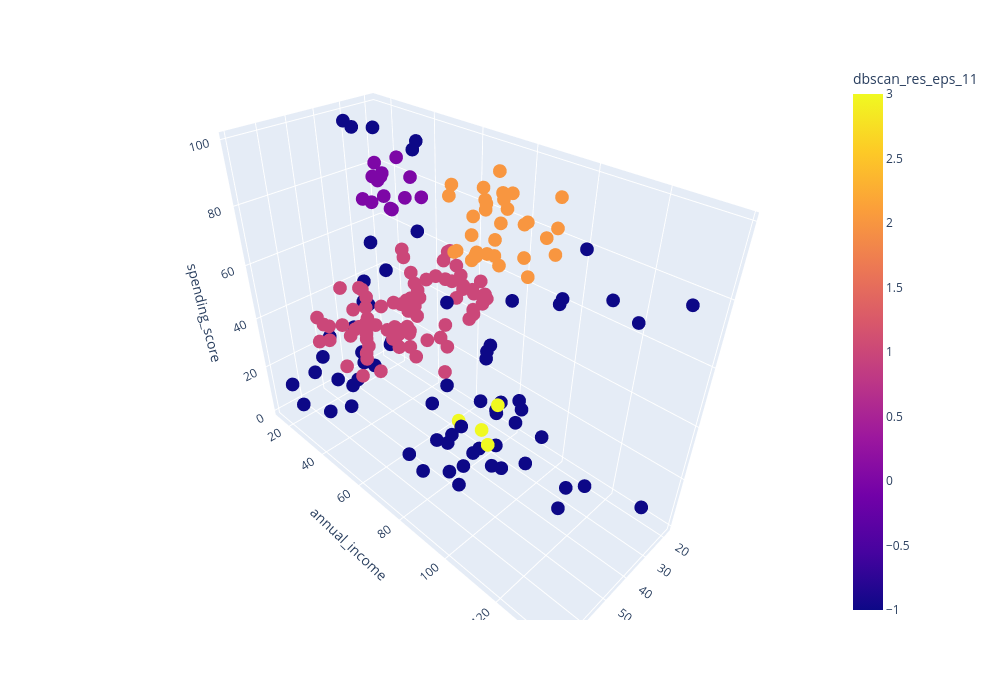

Write notebook code for a chart like this one.
### Code cell
# импортируем DBSCAN-кластеризацию
from sklearn.cluster import DBSCAN

#запускаем кластеризацию на наших данных
dbscan = DBSCAN(eps=10, min_samples=5)
clustering_dbscan_res = dbscan.fit_predict(X)
df['dbscan_res_eps_11'] = clustering_dbscan_res

get_3d_visualization(df, 'dbscan_res_eps_11')

### Figure 1 — Plotly figure (JSON) as saved in the notebook; plotly's stock layout.template omitted (floating-point values rounded to 4 significant figures; data arrays with more than 128 entries replaced by an {"elided": "..."} marker saying what was removed)
{"data": [{"hovertemplate": "age=%{x}<br>annual_income=%{y}<br>spending_score=%{z}<br>dbscan_res_eps_11=%{marker.color}<extra></extra>", "legendgroup": "", "marker": {"color": {"elided": "200 int values"}, "coloraxis": "coloraxis", "symbol": "circle"}, "mode": "markers", "name": "", "scene": "scene", "showlegend": false, "type": "scatter3d", "x": {"elided": "200 int values"}, "y": {"elided": "200 int values"}, "z": {"elided": "200 int values"}}], "layout": {"coloraxis": {"colorbar": {"title": {"text": "dbscan_res_eps_11"}}, "colorscale": [[0, "#0d0887"], [0.1111, "#46039f"], [0.2222, "#7201a8"], [0.3333, "#9c179e"], [0.4444, "#bd3786"], [0.5556, "#d8576b"], [0.6667, "#ed7953"], [0.7778, "#fb9f3a"], [0.8889, "#fdca26"], [1, "#f0f921"]]}, "height": 700, "legend": {"tracegroupgap": 0}, "margin": {"t": 60}, "scene": {"domain": {"x": [0, 1], "y": [0, 1]}, "xaxis": {"title": {"text": "age"}}, "yaxis": {"title": {"text": "annual_income"}}, "zaxis": {"title": {"text": "spending_score"}}}, "width": 1000}}
